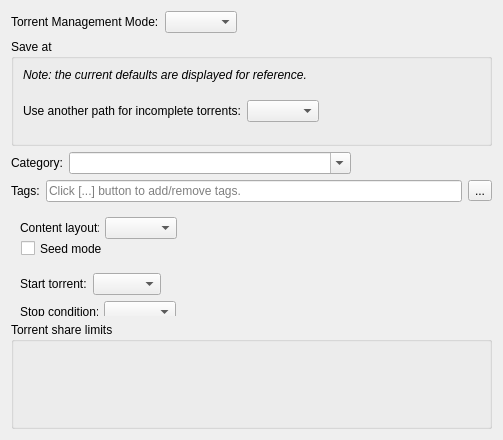
<?xml version="1.0" encoding="UTF-8"?>
<ui version="4.0">
 <class>AddTorrentParamsWidget</class>
 <widget class="QWidget" name="AddTorrentParamsWidget">
  <property name="geometry">
   <rect>
    <x>0</x>
    <y>0</y>
    <width>503</width>
    <height>440</height>
   </rect>
  </property>
  <property name="windowTitle">
   <string>Form</string>
  </property>
  <layout class="QVBoxLayout" name="mainLayout">
   <item>
    <layout class="QHBoxLayout" name="managementLayout">
     <item>
      <widget class="QLabel" name="labelTorrentManagementMode">
       <property name="text">
        <string>Torrent Management Mode:</string>
       </property>
      </widget>
     </item>
     <item>
      <widget class="QComboBox" name="comboTTM">
       <property name="toolTip">
        <string>Automatic mode means that various torrent properties(eg save path) will be decided by the associated category</string>
       </property>
      </widget>
     </item>
     <item>
      <spacer name="horizontalSpacer">
       <property name="orientation">
        <enum>Qt::Orientation::Horizontal</enum>
       </property>
       <property name="sizeHint" stdset="0">
        <size>
         <width>20</width>
         <height>20</height>
        </size>
       </property>
      </spacer>
     </item>
    </layout>
   </item>
   <item>
    <widget class="QGroupBox" name="groupBoxSavePath">
     <property name="title">
      <string>Save at</string>
     </property>
     <layout class="QVBoxLayout" name="verticalLayout">
      <item>
       <widget class="QLabel" name="defaultsNoteLabel">
        <property name="font">
         <font>
          <italic>true</italic>
         </font>
        </property>
        <property name="text">
         <string>Note: the current defaults are displayed for reference.</string>
        </property>
       </widget>
      </item>
      <item>
       <widget class="FileSystemPathLineEdit" name="savePathEdit" native="true"/>
      </item>
      <item>
       <layout class="QHBoxLayout" name="downloadPathLayout">
        <item>
         <widget class="QLabel" name="useDownloadPathLabel">
          <property name="text">
           <string>Use another path for incomplete torrents:</string>
          </property>
         </widget>
        </item>
        <item>
         <widget class="QComboBox" name="useDownloadPathComboBox"/>
        </item>
        <item>
         <spacer name="downloadPathSpacer">
          <property name="orientation">
           <enum>Qt::Orientation::Horizontal</enum>
          </property>
          <property name="sizeHint" stdset="0">
           <size>
            <width>40</width>
            <height>20</height>
           </size>
          </property>
         </spacer>
        </item>
       </layout>
      </item>
      <item>
       <widget class="FileSystemPathLineEdit" name="downloadPathEdit" native="true"/>
      </item>
     </layout>
    </widget>
   </item>
   <item>
    <layout class="QHBoxLayout" name="categoryLayout" stretch="0,2,1">
     <item>
      <widget class="QLabel" name="labelCategory">
       <property name="text">
        <string>Category:</string>
       </property>
      </widget>
     </item>
     <item>
      <widget class="QComboBox" name="categoryComboBox">
       <property name="sizePolicy">
        <sizepolicy hsizetype="Expanding" vsizetype="Fixed">
         <horstretch>0</horstretch>
         <verstretch>0</verstretch>
        </sizepolicy>
       </property>
       <property name="editable">
        <bool>true</bool>
       </property>
       <property name="insertPolicy">
        <enum>QComboBox::InsertPolicy::InsertAtTop</enum>
       </property>
      </widget>
     </item>
     <item>
      <spacer name="categorySpacer">
       <property name="orientation">
        <enum>Qt::Orientation::Horizontal</enum>
       </property>
       <property name="sizeHint" stdset="0">
        <size>
         <width>40</width>
         <height>20</height>
        </size>
       </property>
      </spacer>
     </item>
    </layout>
   </item>
   <item>
    <layout class="QHBoxLayout" name="tagsLayout" stretch="0,0,0">
     <item>
      <widget class="QLabel" name="tagsLabel">
       <property name="text">
        <string>Tags:</string>
       </property>
      </widget>
     </item>
     <item>
      <widget class="QLineEdit" name="tagsLineEdit">
       <property name="sizePolicy">
        <sizepolicy hsizetype="Expanding" vsizetype="Fixed">
         <horstretch>0</horstretch>
         <verstretch>0</verstretch>
        </sizepolicy>
       </property>
       <property name="readOnly">
        <bool>true</bool>
       </property>
       <property name="placeholderText">
        <string>Click [...] button to add/remove tags.</string>
       </property>
       <property name="clearButtonEnabled">
        <bool>false</bool>
       </property>
      </widget>
     </item>
     <item>
      <widget class="QToolButton" name="tagsEditButton">
       <property name="toolTip">
        <string>Add/remove tags</string>
       </property>
       <property name="text">
        <string>...</string>
       </property>
      </widget>
     </item>
    </layout>
   </item>
   <item>
    <widget class="QWidget" name="miscParamsWidget" native="true">
     <widget class="QWidget" name="startTorrentWidget" native="true">
      <property name="geometry">
       <rect>
        <x>9</x>
        <y>65</y>
        <width>143</width>
        <height>22</height>
       </rect>
      </property>
      <layout class="QHBoxLayout" name="horizontalLayout_2">
       <property name="leftMargin">
        <number>0</number>
       </property>
       <property name="topMargin">
        <number>0</number>
       </property>
       <property name="rightMargin">
        <number>2</number>
       </property>
       <property name="bottomMargin">
        <number>0</number>
       </property>
       <item>
        <widget class="QLabel" name="startTorrentLabel">
         <property name="text">
          <string>Start torrent:</string>
         </property>
        </widget>
       </item>
       <item>
        <widget class="QComboBox" name="startTorrentComboBox">
         <property name="currentIndex">
          <number>-1</number>
         </property>
        </widget>
       </item>
      </layout>
     </widget>
     <widget class="QWidget" name="contentLayoutWidget" native="true">
      <property name="geometry">
       <rect>
        <x>9</x>
        <y>9</y>
        <width>159</width>
        <height>22</height>
       </rect>
      </property>
      <layout class="QHBoxLayout" name="contentLayoutLayout">
       <property name="leftMargin">
        <number>0</number>
       </property>
       <property name="topMargin">
        <number>0</number>
       </property>
       <property name="rightMargin">
        <number>2</number>
       </property>
       <property name="bottomMargin">
        <number>0</number>
       </property>
       <item>
        <widget class="QLabel" name="contentLayoutLabel">
         <property name="text">
          <string>Content layout:</string>
         </property>
        </widget>
       </item>
       <item>
        <widget class="QComboBox" name="contentLayoutComboBox">
         <property name="currentIndex">
          <number>-1</number>
         </property>
        </widget>
       </item>
      </layout>
     </widget>
     <widget class="QWidget" name="stopConditionWidget" native="true">
      <property name="geometry">
       <rect>
        <x>9</x>
        <y>93</y>
        <width>158</width>
        <height>22</height>
       </rect>
      </property>
      <layout class="QHBoxLayout" name="stopConditionLayout">
       <property name="leftMargin">
        <number>0</number>
       </property>
       <property name="topMargin">
        <number>0</number>
       </property>
       <property name="rightMargin">
        <number>2</number>
       </property>
       <property name="bottomMargin">
        <number>0</number>
       </property>
       <item>
        <widget class="QLabel" name="stopConditionLabel">
         <property name="text">
          <string>Stop condition:</string>
         </property>
        </widget>
       </item>
       <item>
        <widget class="QComboBox" name="stopConditionComboBox">
         <property name="currentIndex">
          <number>-1</number>
         </property>
        </widget>
       </item>
      </layout>
     </widget>
     <widget class="QWidget" name="addToQueueTopWidget" native="true">
      <property name="geometry">
       <rect>
        <x>9</x>
        <y>121</y>
        <width>187</width>
        <height>22</height>
       </rect>
      </property>
      <layout class="QHBoxLayout" name="addToQueueTopLayout">
       <property name="leftMargin">
        <number>0</number>
       </property>
       <property name="topMargin">
        <number>0</number>
       </property>
       <property name="rightMargin">
        <number>2</number>
       </property>
       <property name="bottomMargin">
        <number>0</number>
       </property>
       <item>
        <widget class="QLabel" name="addToQueueTopLabel">
         <property name="text">
          <string>Add to top of queue:</string>
         </property>
        </widget>
       </item>
       <item>
        <widget class="QComboBox" name="addToQueueTopComboBox">
         <property name="currentIndex">
          <number>-1</number>
         </property>
        </widget>
       </item>
      </layout>
     </widget>
     <widget class="QCheckBox" name="seedModeCheckBox">
      <property name="geometry">
       <rect>
        <x>10</x>
        <y>30</y>
        <width>83</width>
        <height>21</height>
       </rect>
      </property>
      <property name="text">
       <string>Seed mode</string>
      </property>
      <property name="toolTip">
       <string>&lt;p&gt;If set, qBitFusion will assume that all files are present for this torrent and that they all match the hashes in the torrent file. The use case for this mode is if a torrent is created and seeded, or if the user already knows that all the files are complete, this is a way to perform only basic file checks and skip initial hash checks.&lt;/p&gt;&lt;p&gt;The piece hash will be checked when it is requested for the first time by a peer. If a hash check fails, all files in this torrent will be rechecked.&lt;/p&gt;</string>
      </property>
     </widget>
    </widget>
   </item>
   <item>
    <widget class="QGroupBox" name="torrentShareLimitsBox">
     <property name="title">
      <string>Torrent share limits</string>
     </property>
     <layout class="QVBoxLayout" name="torrentShareLimitsBoxLayout">
      <item>
       <widget class="TorrentShareLimitsWidget" name="torrentShareLimitsWidget" native="true"/>
      </item>
     </layout>
    </widget>
   </item>
  </layout>
 </widget>
 <customwidgets>
  <customwidget>
   <class>FileSystemPathLineEdit</class>
   <extends>QWidget</extends>
   <header>gui/fspathedit.h</header>
   <container>1</container>
  </customwidget>
  <customwidget>
   <class>TorrentShareLimitsWidget</class>
   <extends>QWidget</extends>
   <header>gui/torrentsharelimitswidget.h</header>
   <container>1</container>
  </customwidget>
 </customwidgets>
 <resources/>
 <connections/>
</ui>
